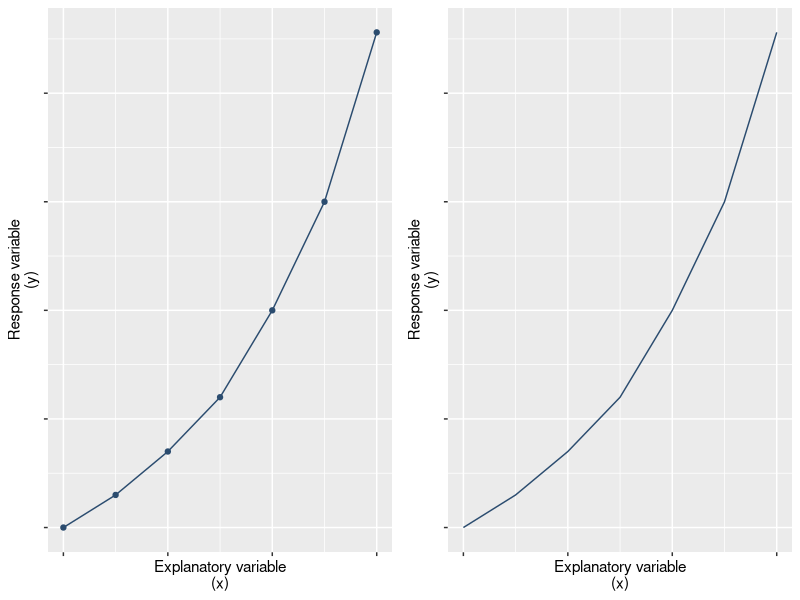
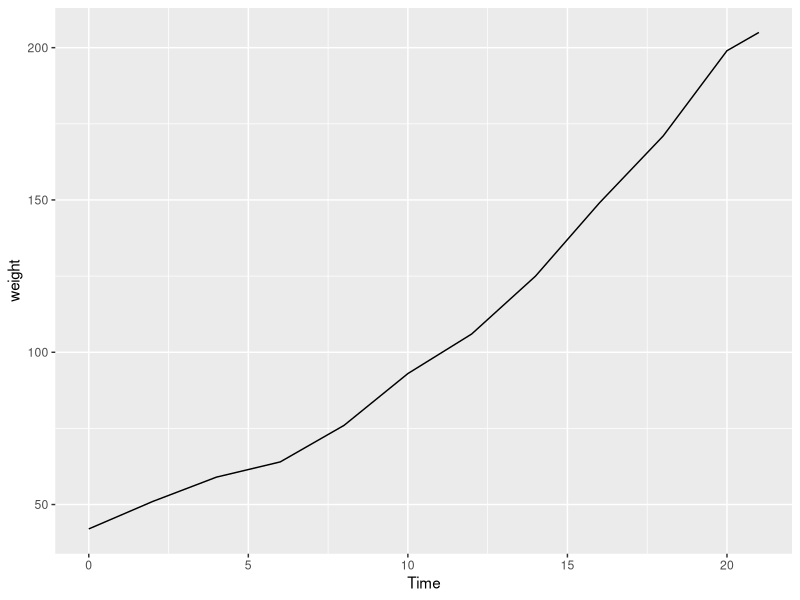
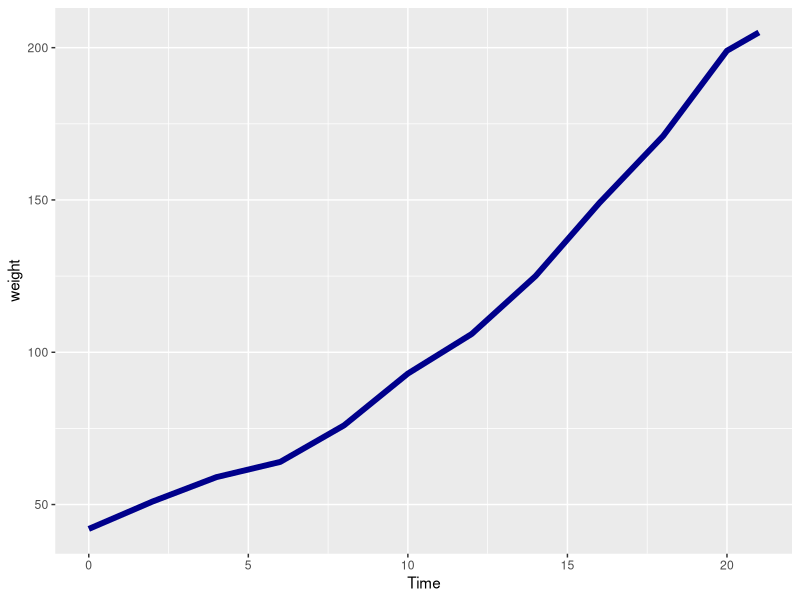
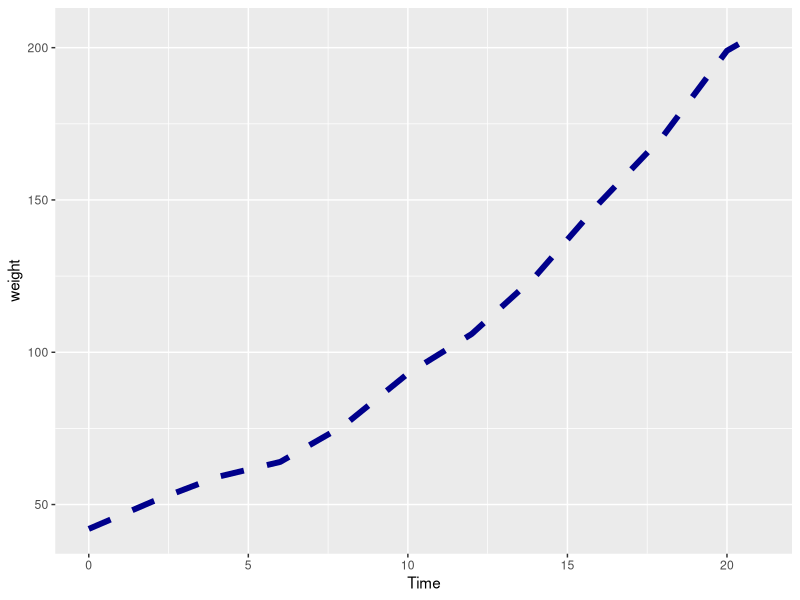
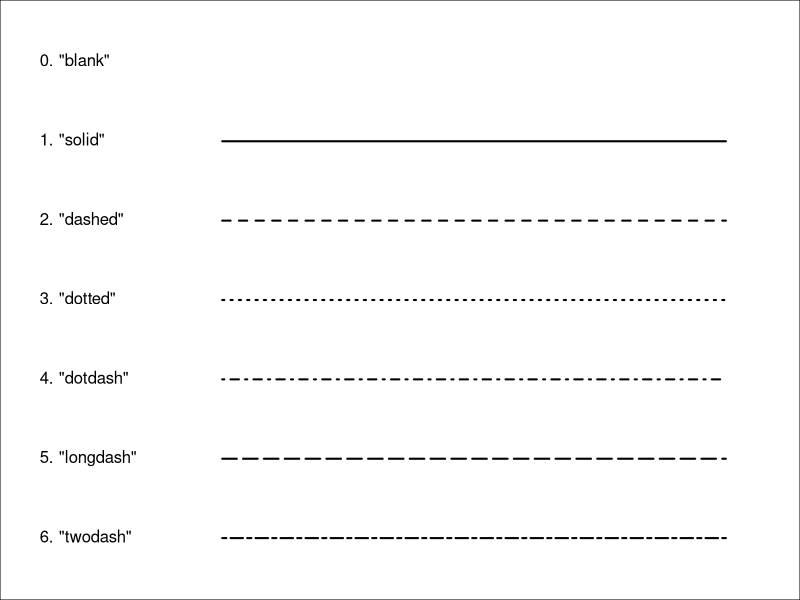
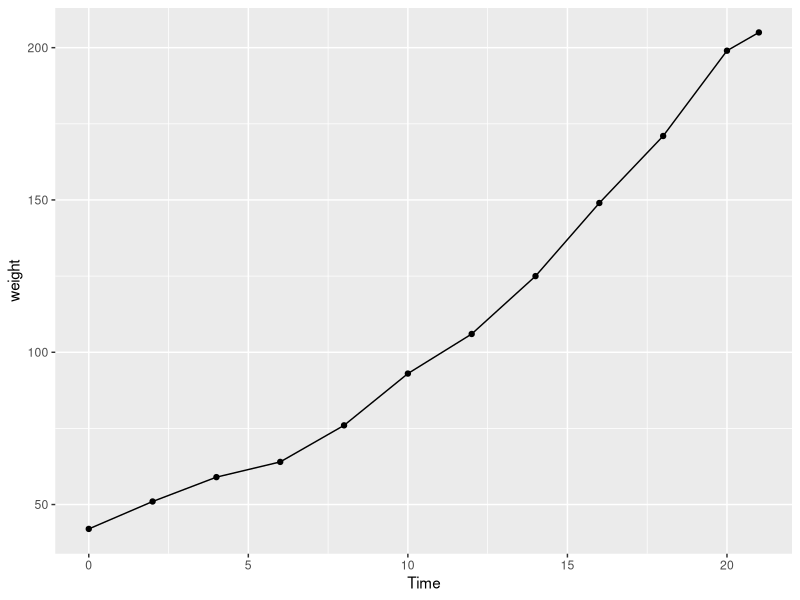
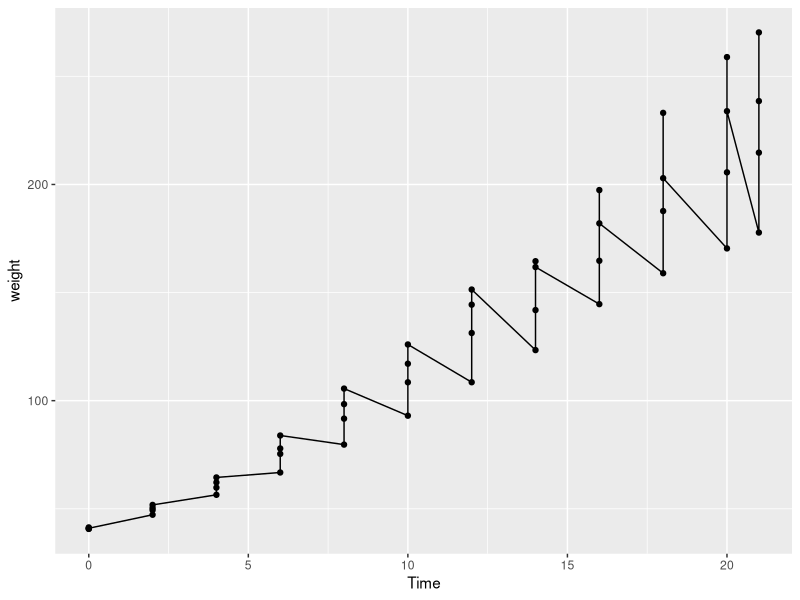
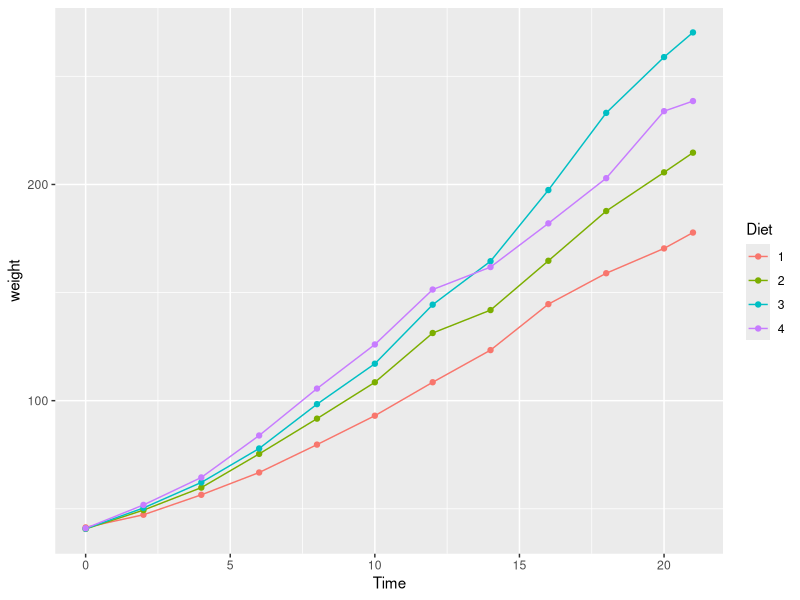

Write R code to recreate these figures, in order.
## ---- chunk 1
knitr::opts_chunk$set(echo = TRUE, fig.pos = 'H', fig.width = 4, fig.height = 3)
options(width = 108)
## ---- chunk 2
require(dplyr)
require(ggplot2)
## ---- chunk 3
ds = data.frame(x=0:6, y=c(0,3,7,12,20,30,45.6))

ggp <- ggplot(data=ds, aes(x=x, y=y)) + 
  geom_line(colour="#2B4C6F") +  
  xlab("Explanatory variable\n(x)") + ylab("Response variable\n(y)") +
  theme(axis.text.x = element_blank(), axis.text.y = element_blank())

gridExtra::grid.arrange(ggp+geom_point(colour="#2B4C6F"), ggp, ncol=2)
## ---- chunk 4
ggplot(data=(ChickWeight %>% filter(Chick==1)), mapping=aes(x=Time, y=weight)) + 
  geom_line()
## ---- chunk 5
ggplot(data=(ChickWeight %>% filter(Chick==1)), mapping=aes(x=Time, y=weight)) +
  geom_line(colour="darkblue", size = 2) 
## ---- chunk 6
ggplot(data=(ChickWeight %>% filter(Chick==1)), mapping=aes(x=Time, y=weight)) +
  geom_line(colour="darkblue", size = 2, linetype=2)
## ---- chunk 7
par(mar=rep(0,4))
# Make an empty chart
plot(1, 1, xlim = c(0.5, 5.5), ylim=c(0.5, 7.5), type = "n", axes = FALSE, ann = FALSE, frame.plot = TRUE, mar=0)
# Default values
x0 = 0.5 # Text x coordinate
xs = 1.8 # Line start point
xe = 5.2 # Line end point
cex0 = 1 # Default text size (cex)
pos0 = 4 # Default text position (pos): right
lwd0 = 2 # Default line width (lwd)
# Line 0
text(x = x0, y = 7, labels = '0. "blank"', cex = cex0, pos = pos0)
lines(x = c(xs, xe), y = c(7, 7), lty = 0, lwd = lwd0)
# Line 1
text(x = x0, y = 6, labels = '1. "solid"', cex = cex0, pos = pos0)
lines(x = c(xs, xe), y = c(6, 6), lty = 1, lwd = lwd0)
# Line 2
text(x = x0, y = 5, labels = '2. "dashed"', cex = cex0, pos = pos0)
lines(x = c(xs, xe), y = c(5, 5), lty = 2, lwd = lwd0)
# Line 3
text(x = x0, y = 4, labels = '3. "dotted"', cex = cex0, pos = pos0)
lines(x = c(xs, xe), y = c(4, 4), lty = 3, lwd = lwd0)
# Line 4
text(x = x0, y = 3, labels = '4. "dotdash"', cex = cex0, pos = pos0)
lines(x = c(xs, xe), y = c(3, 3), lty = 4, lwd = lwd0)
# Line 5
text(x = x0, y = 2, labels = '5. "longdash"', cex = cex0, pos = pos0)
lines(x = c(xs, xe), y = c(2, 2), lty = 5, lwd = lwd0)
# Line 6
text(x = x0, y = 1, labels = '6. "twodash"', cex = cex0, pos = pos0)
lines(x = c(xs, xe), y = c(1, 1), lty = 6, lwd = lwd0)
## ---- chunk 8
ggplot(data=(ChickWeight %>% filter(Chick==1)), mapping=aes(x=Time, y=weight)) + 
  geom_line() + 
  geom_point()
## ---- chunk 9
ChickWeightMean <- ChickWeight %>% 
  group_by(Time, Diet) %>% 
  summarize(weight=mean(weight))
ChickWeightMean
## ---- chunk 10
ggplot(data=ChickWeightMean, mapping=aes(x=Time, y=weight)) +
  geom_line() + 
  geom_point()
## ---- chunk 11
ggplot(data=ChickWeightMean, mapping=aes(x=Time, y=weight, colour=Diet)) +
  geom_line() + 
  geom_point()
## ---- chunk 12
tg <- ToothGrowth %>% 
  group_by(supp, dose) %>% 
  summarize(length=mean(len))
tg
## ---- chunk 13
ggplot(data=tg, mapping=aes(x=dose, y=length, colour=supp)) +
  geom_line() + 
  geom_point()
## ---- chunk 14
ggplot(data=tg, mapping=aes(x=factor(dose), y=length, colour=supp)) +
  geom_line() + 
  geom_point()
## ---- chunk 15
ggplot(data=tg, mapping=aes(x=factor(dose), y=length, colour=supp, group=supp)) +
  geom_line() + 
  geom_point()
## ---- chunk 16
# Consider only "OJ" supplier
ggplot(data=(tg%>%filter(supp=="OJ")), mapping=aes(x=factor(dose), y=length, group=1)) +
  geom_line() + 
  geom_point()
## ---- chunk 17
ggplot(data=tg, mapping=aes(x=factor(dose), y=length, colour=supp, group=supp)) +
  geom_line(position=position_dodge(0.15)) + 
  geom_point(position=position_dodge(0.15))
## ---- chunk 18
ChickWeightMean <- ChickWeightMean %>%
  mutate(Diet = factor(Diet, levels=1:4, labels=c("A","B","C","D")))
## ---- chunk 19
ggplot(data=ChickWeightMean, mapping=aes(x=Time, y=weight, colour=Diet)) +
  geom_line() + 
  geom_point() + 
  scale_color_manual(values=c("red", "blue", "green", "orange"))
## ---- chunk 20
ChickWeightGrowth <- ChickWeight %>% 
  group_by(Chick) %>%
  mutate(growth=c(0,diff(weight))) %>% 
  filter(growth != 0)
  
ChickWeightGrowthMean <- ChickWeightGrowth %>% 
  group_by(Time, Diet) %>%
  summarize(growth=mean(growth)) 

ggp <- ggplot(data=ChickWeightGrowthMean, mapping=aes(x=Time, y=growth, colour=Diet)) +
  geom_line(mapping=aes(linetype=Diet)) + 
  geom_point(mapping=aes(shape=Diet))

ggp
## ---- chunk 21
growth_avg <- ChickWeightGrowth %>%
  magrittr::use_series(growth) %>% 
  mean

ggp1 <- ggp + 
  geom_hline(yintercept = growth_avg, colour="grey20")

ggp1
## ---- chunk 22
ggp1 + 
  geom_vline(xintercept = c(7,14,21), colour="grey40", linetype=3)
